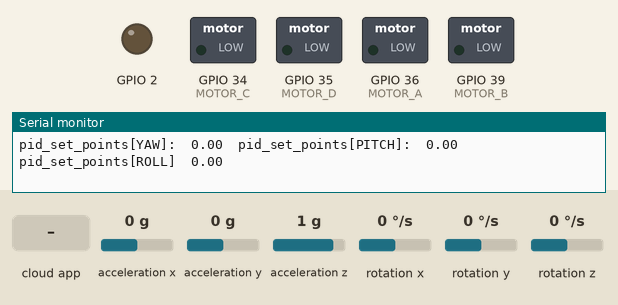
Recording of a program running on a simulated ESP32. On the bench: switched loads named in the program (green lamp = pin HIGH), output pins drawn as LEDs (lit = HIGH), the last lines printed to the serial monitor. The test bench sets the inputs (shaded band); at power-on: acceleration x 0 g, acceleration y 0 g, acceleration z 1 g, rotation x 0 °/s, rotation y 0 °/s, rotation z 0 °/s. The RemoteXY app is connected.

Above: at 8.2 s.
8.3 s: acceleration x set to -1.4 g
11.3 s: the phone or cloud app sets joystick_1_x to -100
14.3 s: the phone or cloud app sets joystick_1_y to -100
At 15.8 s:
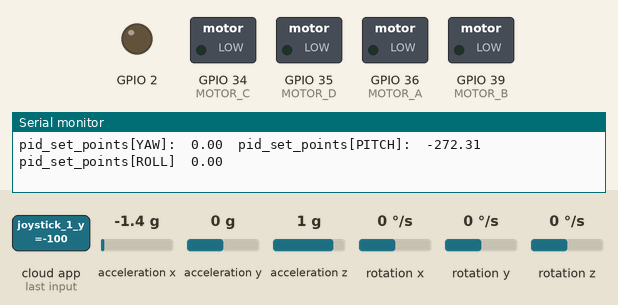
17.3 s: the phone or cloud app sets joystick_1_x to 0
At 18.6 s:
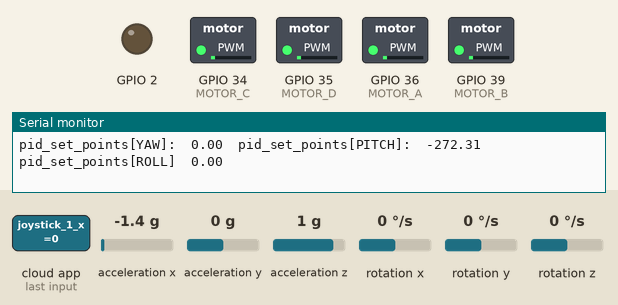
18.9 s: the phone or cloud app sets joystick_1_x to 100
At 20.9 s:
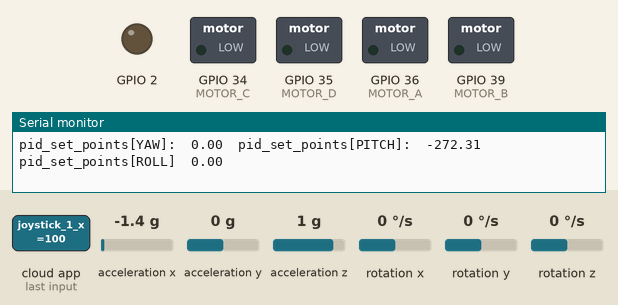
21.9 s: the phone or cloud app sets joystick_2_x to -100
Timing chart, 0 to 24.9 s (numbered marks = the images above; inputs shaded):
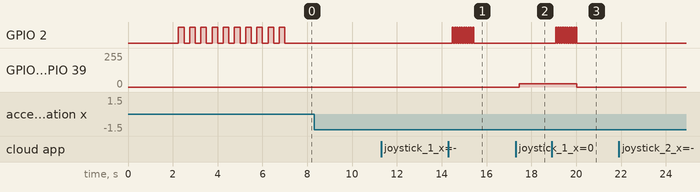

Measured:
- after the input at 14.3 s, GPIO 2: alternates HIGH for 0.05 s and LOW for 0.05 s, 20 changes in all, then stays LOW, starting after 0.17 s
- after the input at 17.3 s, GPIO 34 (MOTOR_C), GPIO 35 (MOTOR_D), GPIO 36 (MOTOR_A), GPIO 39 (MOTOR_B): 0/255 → 25/255 after 0.16 s
- after the input at 18.9 s, GPIO 2: alternates HIGH for 0.05 s and LOW for 0.05 s, 20 changes in all, then stays LOW, starting after 0.18 s; GPIO 34 (MOTOR_C), GPIO 35 (MOTOR_D), GPIO 36 (MOTOR_A), GPIO 39 (MOTOR_B): 25/255 → 0/255 after 1.1 s

The program:

main.cpp
```cpp
#include<Wire.h>
#include <Arduino.h>
#include <MPU6050_light.h>

#define REMOTEXY_MODE__ESP32CORE_BLE
#include <BLEDevice.h>

#include <RemoteXY.h>

// RemoteXY connection settings
#define REMOTEXY_BLUETOOTH_NAME "RemoteXY"


// RemoteXY configurate
#pragma pack(push, 1)
uint8_t RemoteXY_CONF[] =   // 57 bytes
  { 255,5,0,5,0,50,0,16,182,0,5,0,235,13,42,42,2,26,31,5,
  0,79,13,42,42,2,26,31,2,0,44,43,12,6,2,26,31,31,79,78,
  0,79,70,70,0,65,112,47,15,6,6,69,1,88,2,10,10 };

// this structure defines all the variables and events of your control interface
struct {

    // input variables
  int8_t joystick_1_x; // from -100 to 100
  int8_t joystick_1_y; // from -100 to 100
  int8_t joystick_2_x; // from -100 to 100
  int8_t joystick_2_y; // from -100 to 100
  uint8_t switch_1; // =1 if switch ON and =0 if OFF

    // output variables
  uint8_t led_1_r; // =0..255 LED Red brightness
  uint8_t led_1_g; // =0..255 LED Green brightness
  uint8_t led_1_b; // =0..255 LED Blue brightness
  int16_t sound_1; // =0 no sound, else ID of sound, =1001 for example, look sound list in app

    // other variable
  uint8_t connect_flag;  // =1 if wire connected, else =0

} RemoteXY;
#pragma pack(pop)


#define TIMER_MICRO 5000 //Trigger the alarm with the timer period of TIMER_MICRO

#define CHANNEL1 0
#define CHANNEL2 1
#define CHANNEL3 2
#define CHANNEL4 3

#define YAW      0
#define PITCH    1
#define ROLL     2
#define THROTTLE 3

#define X           0     // X axis
#define Y           1     // Y axis
#define Z           2     // Z axis

#define STOPPED  0
#define STARTING 1
#define STARTED  2

#define MOTOR_A  36
#define MOTOR_B  39
#define MOTOR_C  34
#define MOTOR_D  35

MPU6050 mpu(Wire);

int output_from = 0;
int output_to = 255;

// Calculated angular motion on each axis: Yaw, Pitch, Roll
float angular_motions[3] = {0, 0, 0};

float measures[3] = {0, 0, 0};

// MPU's temperature
int temperature;

int temp = millis();
int d;
int a;

// Init flag set to TRUE after first loop
// boolean initialized;

/**
 * Hardware timer is set using TIMER_MICRO
 *  - timer handels timer
 *  - Semaphore indicates the alarm is triggered
 *  - timerMux is to enter cretical program
 */
hw_timer_t * timer = NULL;
volatile SemaphoreHandle_t timerSemaphore;
portMUX_TYPE timerMux = portMUX_INITIALIZER_UNLOCKED;

volatile uint32_t isrCounter = 0;
volatile uint32_t lastIsrAt = 0;

// Duration of the pulse on each channel of the receiver in µs (must be within 1000µs & 2000µs)
volatile unsigned int pulse_length[4] = {1500, 1500, 1000, 1500};

// Used to configure which control (yaw, pitch, roll, throttle) is on which channel
int mode_mapping[4];

unsigned long pulse_length_esc1 = 1000,
        pulse_length_esc2 = 1000,
        pulse_length_esc3 = 1000,
        pulse_length_esc4 = 1000;

// ------------- Global variables used for PID controller --------------------
float pid_set_points[3] = {0, 0, 0}; // Yaw, Pitch, Roll
// Errors
float errors[3];                     // Measured errors (compared to instructions) : [Yaw, Pitch, Roll]
float delta_err[3]      = {0, 0, 0}; // Error deltas in that order   : Yaw, Pitch, Roll
float error_sum[3]      = {0, 0, 0}; // Error sums (used for integral component) : [Yaw, Pitch, Roll]
float previous_error[3] = {0, 0, 0}; // Last errors (used for derivative component) : [Yaw, Pitch, Roll]
// PID coefficients
float Kp[3] = {4.0, 1.3, 1.3};    // P coefficients in that order : Yaw, Pitch, Roll
float Ki[3] = {0.02, 0.04, 0.04}; // I coefficients in that order : Yaw, Pitch, Roll
float Kd[3] = {0, 18, 18};        // D coefficients in that order : Yaw, Pitch, Roll

// ---------------------------------------------------------------------------
/**
 * Status of the quadcopter:
 *   - 0 : stopped
 *   - 1 : starting
 *   - 2 : started
 *
 * @var int
 */
int status = STOPPED;
// ---------------------------------------------------------------------------
int battery_voltage;
// ---------------------------------------------------------------------------


/**
 * Make sure that given value is not over min_value/max_value range.
 *
 * @param float value     : The value to convert
 * @param float min_value : The min value
 * @param float max_value : The max value
 *
 * @return float
 */
float minMax(float value, float min_value, float max_value) {
    if (value > max_value) {
        value = max_value;
    } else if (value < min_value) {
        value = min_value;
    }

    return value;
}

/**
 * Calculate the PID set point in °/s
 *
 * @param float angle         Measured angle (in °) on an axis
 * @param int   channel_pulse Pulse length of the corresponding receiver channel
 * @return float
 */
float calculateSetPoint(float angle, int channel_pulse) {
    float level_adjust = angle * 15; // Value 15 limits maximum angle value to ±32.8°
    float set_point    = 0;

    // Need a dead band of 16µs for better result
    if (channel_pulse > 1508) {
        set_point = channel_pulse - 1508;
    } else if (channel_pulse <  1492) {
        set_point = channel_pulse - 1492;
    }

    set_point -= level_adjust;
    set_point /= 3;

    return set_point;
}

/**
 * Calculate the PID set point of YAW axis in °/s
 *
 * @param int yaw_pulse      Receiver pulse length of yaw's channel
 * @param int throttle_pulse Receiver pulse length of throttle's channel
 * @return float
 */
float calculateYawSetPoint(int yaw_pulse, int throttle_pulse) {
    float set_point = 0;

    // Do not yaw when turning off the motors
    if (throttle_pulse > 1050) {
        // There is no notion of angle on this axis as the quadcopter can turn on itself
        set_point = calculateSetPoint(0, yaw_pulse);
    }

    return set_point;
}

void calculateSetPoints() {
    pid_set_points[YAW]   = calculateYawSetPoint(pulse_length[mode_mapping[YAW]], pulse_length[mode_mapping[THROTTLE]]);
    pid_set_points[PITCH] = calculateSetPoint(measures[PITCH], pulse_length[mode_mapping[PITCH]]);
    pid_set_points[ROLL]  = calculateSetPoint(measures[ROLL], pulse_length[mode_mapping[ROLL]]);
}

/**
 * Calculate errors used by PID controller
 */
void calculateErrors() {
    // Calculate current errors
    errors[YAW]   = angular_motions[YAW]   - pid_set_points[YAW];
    errors[PITCH] = angular_motions[PITCH] - pid_set_points[PITCH];
    errors[ROLL]  = angular_motions[ROLL]  - pid_set_points[ROLL];

    // Calculate sum of errors : Integral coefficients
    error_sum[YAW]   += errors[YAW];
    error_sum[PITCH] += errors[PITCH];
    error_sum[ROLL]  += errors[ROLL];

    // Keep values in acceptable range
    error_sum[YAW]   = minMax(error_sum[YAW],   -400/Ki[YAW],   400/Ki[YAW]);
    error_sum[PITCH] = minMax(error_sum[PITCH], -400/Ki[PITCH], 400/Ki[PITCH]);
    error_sum[ROLL]  = minMax(error_sum[ROLL],  -400/Ki[ROLL],  400/Ki[ROLL]);

    // Calculate error delta : Derivative coefficients
    delta_err[YAW]   = errors[YAW]   - previous_error[YAW];
    delta_err[PITCH] = errors[PITCH] - previous_error[PITCH];
    delta_err[ROLL]  = errors[ROLL]  - previous_error[ROLL];

    // Save current error as previous_error for next time
    previous_error[YAW]   = errors[YAW];
    previous_error[PITCH] = errors[PITCH];
    previous_error[ROLL]  = errors[ROLL];
}

/**
 * Calculate motor speed for each motor of an X quadcopter depending on received instructions and measures from sensor
 * by applying PID control.
 *
 * (A) (B)     x
 *   \ /     z ↑
 *    X       \|
 *   / \       +----→ y
 * (C) (D)
 *
 * Motors A & D run clockwise.
 * Motors B & C run counter-clockwise.
 *
 * Each motor output is considered as a servomotor. As a result, value range is about 1000µs to 2000µs
 */
void pidController() {
    float yaw_pid      = 0;
    float pitch_pid    = 0;
    float roll_pid     = 0;
    int   throttle     = pulse_length[mode_mapping[THROTTLE]];

    // Initialize motor commands with throttle
    pulse_length_esc1 = throttle;
    pulse_length_esc2 = throttle;
    pulse_length_esc3 = throttle;
    pulse_length_esc4 = throttle;

    // Do not calculate anything if throttle is 0
    if (throttle >= 1012) {
        // PID = e.Kp + ∫e.Ki + Δe.Kd
        yaw_pid   = (errors[YAW]   * Kp[YAW])   + (error_sum[YAW]   * Ki[YAW])   + (delta_err[YAW]   * Kd[YAW]);
        pitch_pid = (errors[PITCH] * Kp[PITCH]) + (error_sum[PITCH] * Ki[PITCH]) + (delta_err[PITCH] * Kd[PITCH]);
        roll_pid  = (errors[ROLL]  * Kp[ROLL])  + (error_sum[ROLL]  * Ki[ROLL])  + (delta_err[ROLL]  * Kd[ROLL]);

        // Keep values within acceptable range. TODO export hard-coded values in variables/const
        yaw_pid   = minMax(yaw_pid, -400, 400);
        pitch_pid = minMax(pitch_pid, -400, 400);
        roll_pid  = minMax(roll_pid, -400, 400);

        // Calculate pulse duration for each ESC
        pulse_length_esc1 = throttle - roll_pid - pitch_pid + yaw_pid; //A
        pulse_length_esc2 = throttle + roll_pid - pitch_pid - yaw_pid; //B
        pulse_length_esc3 = throttle - roll_pid + pitch_pid - yaw_pid; //C
        pulse_length_esc4 = throttle + roll_pid + pitch_pid + yaw_pid; //D
    }

    // Prevent out-of-range-values
    pulse_length_esc1 = minMax(pulse_length_esc1, 1100, 2000);
    pulse_length_esc2 = minMax(pulse_length_esc2, 1100, 2000);
    pulse_length_esc3 = minMax(pulse_length_esc3, 1100, 2000);
    pulse_length_esc4 = minMax(pulse_length_esc4, 1100, 2000);
}

/**
 * Read battery voltage & return whether the battery seems connected
 *
 * @return boolean
 */
bool isBatteryConnected() {
    // Reduce noise with a low-pass filter (10Hz cutoff frequency)
    battery_voltage = battery_voltage * 0.92 + (analogRead(0) + 65) * 0.09853;

    return battery_voltage < 1240 && battery_voltage > 800;
}

/**
 * Compensate battery drop applying a coefficient on output values
 */
void compensateBatteryDrop() {
    if (isBatteryConnected()) {
        pulse_length_esc1 += pulse_length_esc1 * ((1240 - battery_voltage) / (float) 3500);
        pulse_length_esc2 += pulse_length_esc2 * ((1240 - battery_voltage) / (float) 3500);
        pulse_length_esc3 += pulse_length_esc3 * ((1240 - battery_voltage) / (float) 3500);
        pulse_length_esc4 += pulse_length_esc4 * ((1240 - battery_voltage) / (float) 3500);
    }
}


/**
 * Generate servo-signal on digital pins #4 #5 #6 #7 with a frequency of 250Hz (4ms period).
 * Direct port manipulation is used for performances.
 *
 * This function might not take more than 2ms to run, which lets 2ms remaining to do other stuff.
 *
 * @see https:// www.arduino.cc/en/Reference/PortManipulation
 */
void applyMotorSpeed() {
    analogWrite(MOTOR_A, map(pulse_length_esc1, 1000, 2000, output_from, output_to));
    analogWrite(MOTOR_B, map(pulse_length_esc2, 1000, 2000, output_from, output_to));
    analogWrite(MOTOR_C, map(pulse_length_esc3, 1000, 2000, output_from, output_to));
    analogWrite(MOTOR_D, map(pulse_length_esc4, 1000, 2000, output_from, output_to));
    // Refresh rate is 250Hz: send ESC pulses every 4000µs
    // while ((now = micros()) - loop_timer < period);

    // // Update loop timer
    // loop_timer = now;

    // // Set pins #4 #5 #6 #7 HIGH
    // PORTD |= B11110000;

    // // Wait until all pins #4 #5 #6 #7 are LOW
    // while (PORTD >= 16) {
    //     now        = micros();
    //     difference = now - loop_timer;

    //     if (difference >= pulse_length_esc1) PORTD &= B11101111; // Set pin #4 LOW
    //     if (difference >= pulse_length_esc2) PORTD &= B11011111; // Set pin #5 LOW
    //     if (difference >= pulse_length_esc3) PORTD &= B10111111; // Set pin #6 LOW
    //     if (difference >= pulse_length_esc4) PORTD &= B01111111; // Set pin #7 LOW
    // }
}

/**
 * Reset all PID controller's variables.
 */
void resetPidController() {
    errors[YAW]   = 0;
    errors[PITCH] = 0;
    errors[ROLL]  = 0;

    error_sum[YAW]   = 0;
    error_sum[PITCH] = 0;
    error_sum[ROLL]  = 0;

    previous_error[YAW]   = 0;
    previous_error[PITCH] = 0;
    previous_error[ROLL]  = 0;
}

/**
 * Reset gyro's angles with accelerometer's angles.
 */
// void resetGyroAngles() {
//     gyro_angle[X] = acc_angle[X];
//     gyro_angle[Y] = acc_angle[Y];
// }

/**
 * Reset motors' pulse length to 1000µs to totally stop them.
 */
void stopAll() {
    pulse_length_esc1 = 1000;
    pulse_length_esc2 = 1000;
    pulse_length_esc3 = 1000;
    pulse_length_esc4 = 1000;
}

/**
 * Customize mapping of controls: set here which command is on which channel and call
 * this function in setup() routine.
 */
void configureChannelMapping() {
    mode_mapping[YAW]      = CHANNEL4;
    mode_mapping[PITCH]    = CHANNEL2;
    mode_mapping[ROLL]     = CHANNEL1;
    mode_mapping[THROTTLE] = CHANNEL3;
}

/**
 * Return whether the quadcopter is started.
 * To start the quadcopter, move the left stick in bottom left corner then, move it back in center position.
 * To stop the quadcopter move the left stick in bottom right corner.
 *
 * @return bool
 */
bool isStarted() {
    // When left stick is moved in the bottom left corner
    if (status == STOPPED && pulse_length[mode_mapping[YAW]] <= 1012 && pulse_length[mode_mapping[THROTTLE]] <= 1012) {
        status = STARTING;

        pinMode(2, OUTPUT);
        for(int ran = 0; ran < 10; ran++ ){
            delay(50);
            digitalWrite(2,HIGH);
            delay(50);
            digitalWrite(2,LOW);
        }
    }

    // When left stick is moved back in the center position
    if (status == STARTING && pulse_length[mode_mapping[YAW]] == 1500 && pulse_length[mode_mapping[THROTTLE]] <= 1012) {
        status = STARTED;

        // Reset PID controller's variables to prevent bump start
        resetPidController();

        // resetGyroAngles();
    }

    // When left stick is moved in the bottom right corner
    if (status == STARTED && pulse_length[mode_mapping[YAW]] >= 1988 && pulse_length[mode_mapping[THROTTLE]] <= 1012) {
        status = STOPPED;
        // Make sure to always stop motors when status is STOPPED
        pinMode(2, OUTPUT);
        for(int ran = 0; ran < 10; ran++ ){
            delay(50);
            digitalWrite(2,HIGH);
            delay(50);
            digitalWrite(2,LOW);
        }

        stopAll();
    }

    return status == STARTED;
}

void convertBleToPulse(){
    pulse_length[mode_mapping[THROTTLE]] = map(RemoteXY.joystick_1_y,-100, 100, 1000, 2000);
    pulse_length[mode_mapping[YAW]] = map(RemoteXY.joystick_1_x,-100, 100, 1000, 2000);
    pulse_length[mode_mapping[PITCH]] = map(RemoteXY.joystick_2_y,-100, 100, 1000, 2000);
    pulse_length[mode_mapping[ROLL]] = map(RemoteXY.joystick_2_x,-100, 100, 1000, 2000);
}


void ARDUINO_ISR_ATTR onTimer(){
  // Increment the counter and set the time of ISR
//   mpu.fetchData();
//   portENTER_CRITICAL_ISR(&timerMux);

//   int q = millis();
//   a = temp-q;
//   temp = q;
  // isrCounter++;
  // lastIsrAt = millis();
//   portEXIT_CRITICAL_ISR(&timerMux);
  // Give a semaphore that we can check in the loop
  xSemaphoreGiveFromISR(timerSemaphore, NULL);
  // It is safe to use digitalRead/Write here if you want to toggle an output
}

void init_timer(){
  // Create semaphore to inform us when the timer has fired
  timerSemaphore = xSemaphoreCreateBinary();

  // Use 1st timer of 4 (counted from zero).
  // Set 80 divider for prescaler (see ESP32 Technical Reference Manual for more
  // info).
  timer = timerBegin(0, 80, true);

  // Attach onTimer function to our timer.
  timerAttachInterrupt(timer, &onTimer, true);

  // Set alarm to call onTimer function every second (value in microseconds).
  // Repeat the alarm (third parameter)
  timerAlarmWrite(timer, TIMER_MICRO, true);

  // Start an alarm
  timerAlarmEnable(timer);
}


void alarm(){
  // If Timer has fired
  // readSensor();
  if (xSemaphoreTake(timerSemaphore, 0) == pdTRUE){

    // Read the interrupt count and time
    // portENTER_CRITICAL(&timerMux);
    // a = d;
    // // isrCount = isrCounter;
    // // isrTime = lastIsrAt;
    // portEXIT_CRITICAL(&timerMux);

    // int q = millis();
    // a = temp-q;
    // temp = q;

    // Serial.println(a);

    mpu.fetchData();
    RemoteXY_Handler ();

    mpu.update();
    measures[YAW] = mpu.getAngleZ();
    measures[ROLL] = mpu.getAngleX();
    measures[PITCH] = mpu.getAngleY();

    // Apply low-pass filter (10Hz cutoff frequency)
    angular_motions[ROLL]  = 0.7 * angular_motions[ROLL]  + 0.3 * mpu.getGyroX();
    angular_motions[PITCH] = 0.7 * angular_motions[PITCH] + 0.3 * mpu.getGyroY();
    angular_motions[YAW]   = 0.7 * angular_motions[YAW]   + 0.3 * mpu.getGyroZ();

    convertBleToPulse();

    Serial.print("pid_set_points[YAW]:\t");Serial.print(pid_set_points[YAW]);Serial.print("\tpid_set_points[PITCH]:\t");Serial.print(pid_set_points[PITCH]);
    Serial.print("\tpid_set_points[ROLL]\t");Serial.println(pid_set_points[ROLL]);//Serial.print("\tRoll:\t");Serial.println(pulse_length[mode_mapping[ROLL]]);

    // Serial.print("X : ");
    // Serial.print(mpu.getAccX());
    // Serial.print("\tY : ");
    // Serial.print(mpu.getAccY());
    // Serial.print("\tZ : ");
    // Serial.println(mpu.getAccZ());


    calculateSetPoints();
    calculateErrors();
    if (isStarted()) {
        // 5. Calculate motors speed with PID controller
        pidController();

        // compensateBatteryDrop();
    }
    // 6. Apply motors speed
    applyMotorSpeed();
    // Serial.println(RemoteXY.joystick_1_x);


  }
}


void setup(){
  Serial.begin(9600);
  Wire.begin();
  Wire.setClock(400000);

  byte status = mpu.begin(1, 2);
  Serial.print(F("MPU6050 status: "));
  Serial.println(status);
  while(status!=0){ } // stop everything if could not connect to MPU6050

  Serial.println(F("Calculating offsets, do not move MPU6050"));
  delay(1000);

  // mpu.upsideDownMounting = true; // uncomment this line if the MPU6050 is mounted upside-down
  mpu.calcOffsets(true,true); // gyro and accelero
  Serial.println("Done!\n");

  configureChannelMapping();

  pinMode(2, OUTPUT);
  for(int ran = 0; ran < 10; ran++ ){
    delay(250);
    digitalWrite(2,HIGH);
    delay(250);
    digitalWrite(2,LOW);
  }


  init_timer();
  RemoteXY_Init ();

}

void loop(){
  alarm();

}
```
